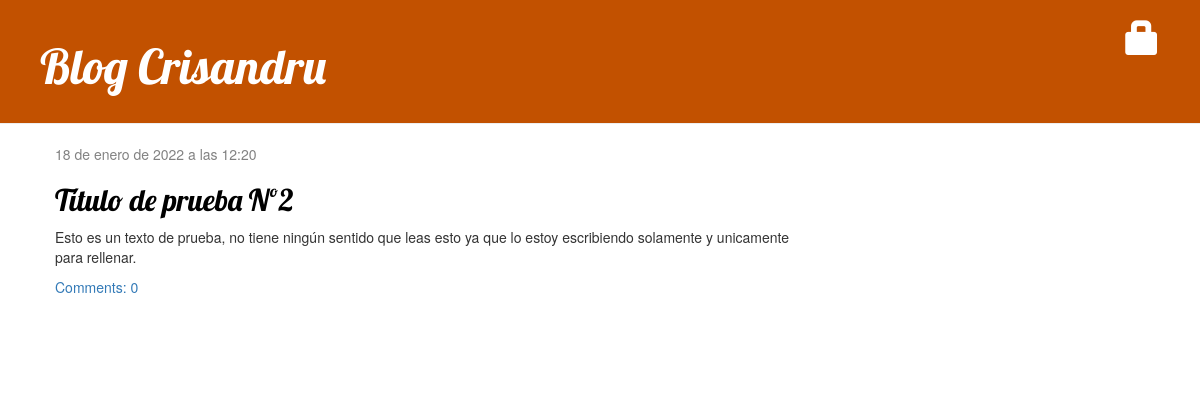
/, run on an earlier commit of the app's database.
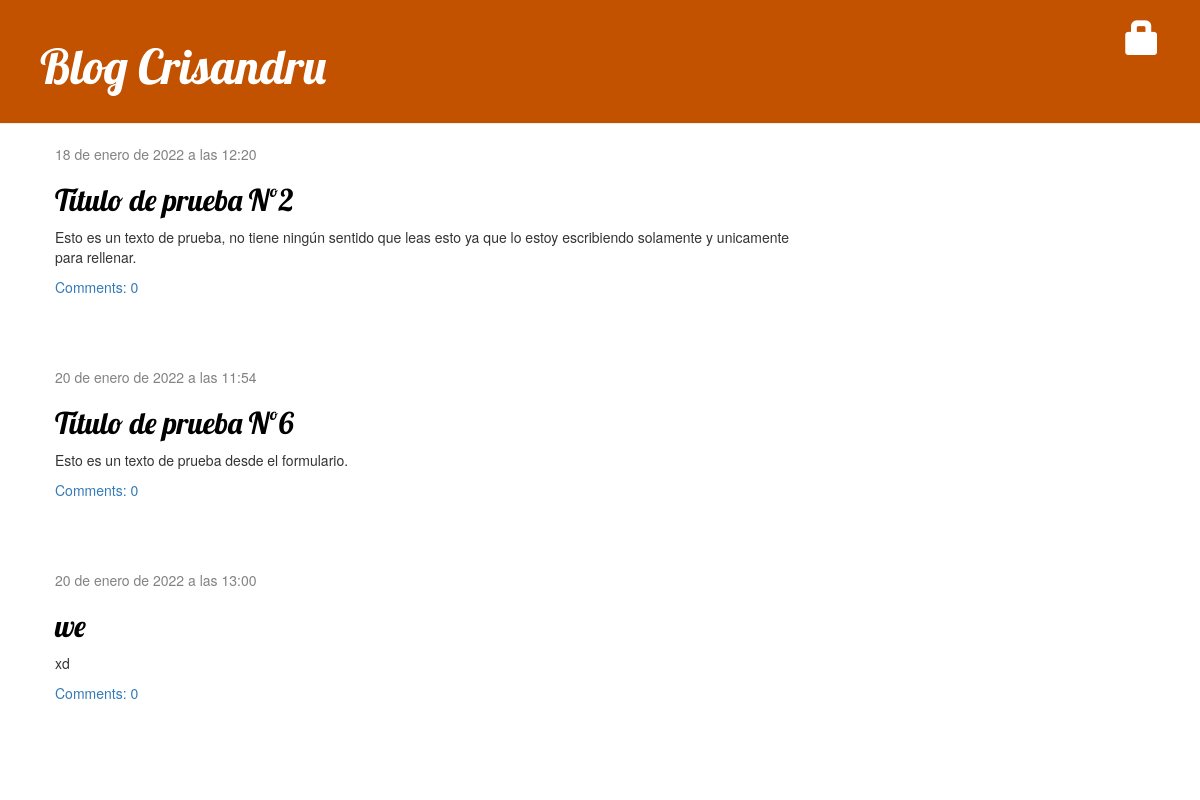
And on a later commit of the database.
### blog/models.py (models this page shows, shortened)
class Post(models.Model): # models.Model: Significa que Post es un modelo de Djando, así que Django sabe que debe guardarlo en la base de datos.
    author = models.ForeignKey(settings.AUTH_USER_MODEL, on_delete=models.CASCADE) # settings.AUTH_USER_MODEL devuelve una cadena (la ubicación del modelo de usuario)
    title = models.CharField(max_length=200)
    text = models.TextField()
    created_date = models.DateTimeField(default=timezone.now) #Guardamos la fecha de creación.
    published_date = models.DateTimeField(blank=True, null=True)
    def approved_comments(self):
        return self.comments.filter(approved_comment=True)

### blog/views.py (the view)
# urls.py: path('', views.post_list, name='post_list'),
def post_list(request):
    posts = Post.objects.filter(published_date__lte=timezone.now()).order_by('published_date')
    return render(request, 'blog/post_list.html', {'posts':posts})

### blog/templates/blog/post_list.html
{% extends 'blog/base.html' %}
{% block content %}
{% for post in posts %}
    <div class="post">
        <div class="date">
            {{ post.published_date }}
        </div>
        <h2><a href="{% url 'post_detail' pk=post.pk %}">{{ post.title }}</a></h2>
        <p>{{ post.text|linebreaksbr }}</p>
        <a href="{% url 'post_detail' pk=post.pk %}">Comments: {{ post.approved_comments.count }}</a>
    </div>
{% endfor %}
{% endblock %}

What changed in the data, as far as the page shows it:
added Post: published_date "20 de enero de 2022 a las 11:54", title "Título de prueba Nº6", text "Esto es un texto de prueba desde el formulario.", approved_comments.count "0"
now on this page (row edited): Post: published_date "20 de enero de 2022 a las 13:00", title "we", text "xd", approved_comments.count "0"
